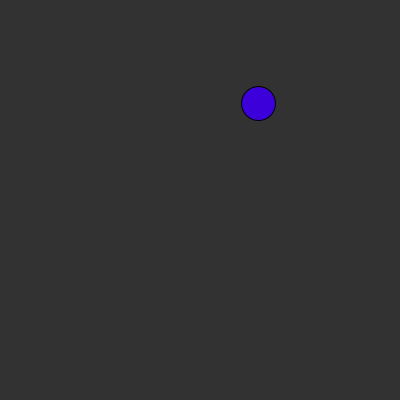
Frame 1 (no input)
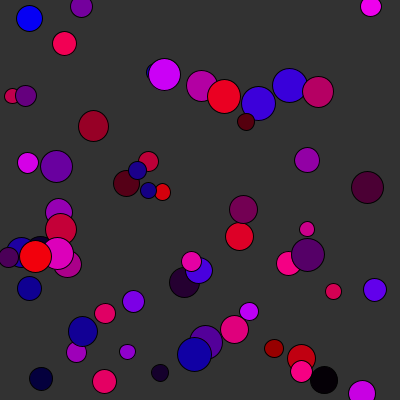
Frame 60 (the mouse pressed at the canvas centre just before this capture)
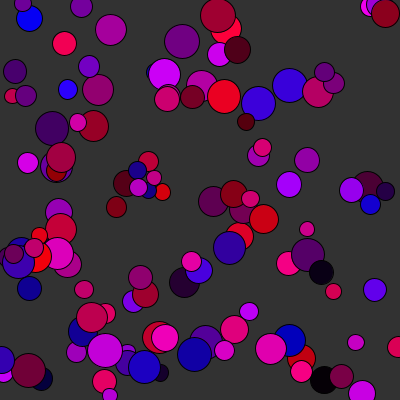
Frame 120 (the mouse held since frame 60 and released just before this capture)

The Processing sketch that drew these frames (run headless with seeded random() and noise(); from frame 60 on, the mouse is pressed at the canvas centre):

// Processing sketch: RandomBalls
// ── RandomBalls.pde
float CircleX;
float CircleY;
float CirlceR;
void setup(){
size(400,400);
background(50);
}

void draw(){
CircleX = random(width);
CircleY = random(height);
CirlceR = random(15,35);


fill(int(random(0,255)),0,int(random(0,255)));
ellipse(CircleX, CircleY, CirlceR,CirlceR);
}
